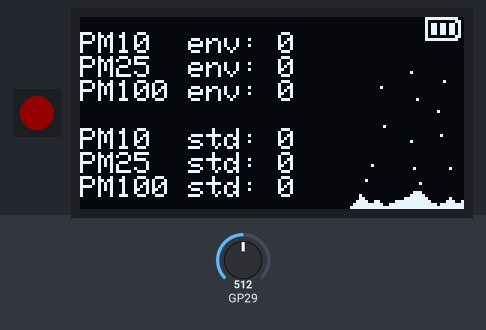
Bench run of a sketch on a simulated Raspberry Pi Pico. Parts: 1 RGB LEDs in strip order, left to right, 128×64 one-colour display. Inputs (shaded band) come from the test bench; at power-on: GP29 = 512 (analog values on the 0–1023 scale). Dim RGB values are drawn brighter than linear; what the sketch prints to the serial monitor is not drawn.

Above: at 2.8 s.
2.9 s: GP29 set to 264
5.9 s: GP29 set to 248
At 6.66 s:
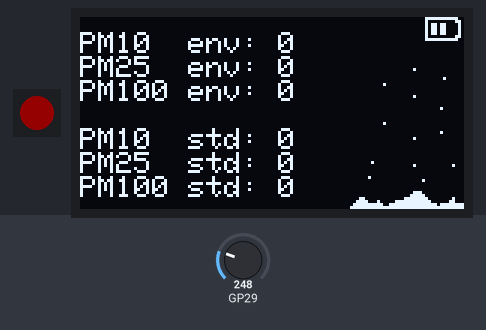
8.6 s: GP29 set to 145
At 9.06 s:
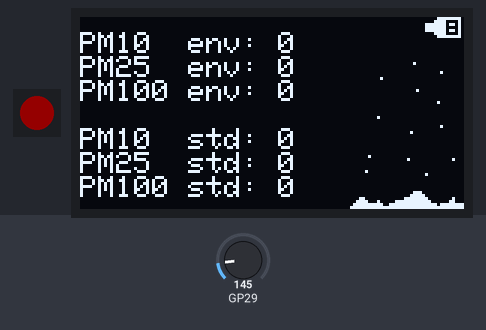
11.3 s: GP29 set to 169
At 11.77 s:
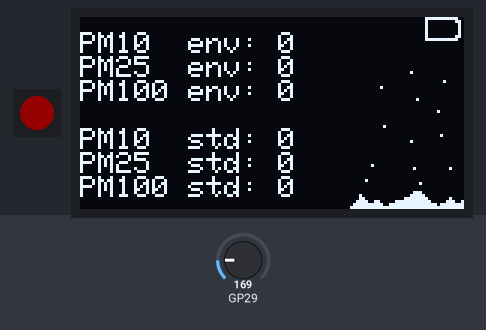
14.0 s: GP29 set to 122
At 14.78 s:
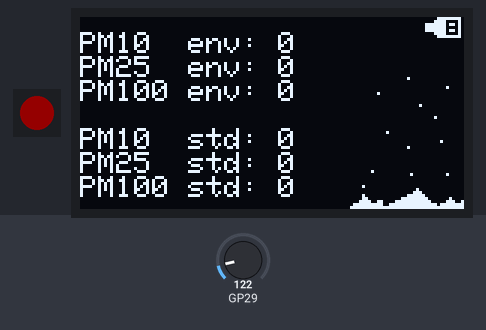
Timing chart, 0 to 17.0 s (numbered marks = the images above; inputs shaded):
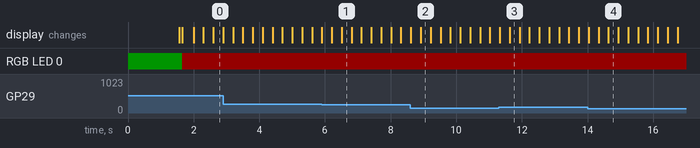

Measured:
- the behaviour switches between 249 and 248 on GP29 (found by bisection; images 0 and 1)
- the behaviour switches between 155 and 156 on GP29 (found by bisection; images 2 and 3)
- after the input at 5.9 s, the display: first differs from a run without the input after 0.31 s (image 1 shows a later state)
- after the input at 8.6 s, the display: first differs from a run without the input after 0.32 s (image 2)
- after the input at 11.3 s, the display: first differs from a run without the input after 0.33 s (image 3)
- after the input at 14.0 s, the display: first differs from a run without the input after 0.34 s (image 4 shows a later state)

The sketch:

DustSensor.ino
```cpp
#include <Adafruit_NeoPixel.h>
#include <Adafruit_SSD1306.h>
#include <Wire.h>
#include "Animations.h"

#define PIN 16
#define NUMPIXELS 1
Adafruit_NeoPixel pixels(NUMPIXELS, PIN, NEO_GRB + NEO_KHZ800);

#define SCREEN_WIDTH 128 // OLED display width, in pixels
#define SCREEN_HEIGHT 64 // OLED display height, in pixels
#define OLED_RESET     -1 // Reset pin # (or -1 if sharing Arduino reset pin)
#define SCREEN_ADDRESS 0x3C ///< See datasheet for Address; 0x3D for 128x64, 0x3C for 128x32
Adafruit_SSD1306 display(SCREEN_WIDTH, SCREEN_HEIGHT, &Wire, OLED_RESET);

long lastMillis_Animation;
long lastMillis_Data;
int actualAnimation = 0;
const int animationLength = 5;
boolean serialReceived = false;
int serialBuffer[32];
int sum = 0;
short serialPosition = 0;

void setup() {
  pixels.begin();
  pixels.setPixelColor(0, pixels.Color(0, 20, 0));
  pixels.show();
  Serial.begin(115200);
  Serial1.setRX(1);
  Serial1.setTX(0);
  Serial1.begin(9600);
  delay(1500);

  if(!display.begin(SSD1306_SWITCHCAPVCC, SCREEN_ADDRESS)) {
      Serial.println(F("SSD1306 allocation failed"));
      for(;;); // Don't proceed, loop forever
  }

  display.clearDisplay();
  display.dim(true);        // Contrast set to 31 instead of 127.
  display.setTextSize(1);
  display.setTextColor(SSD1306_WHITE);
  display.setCursor(10, 0);
  display.println(F("Starting..."));
  display.display();
  delay(100);

  analogReadResolution(12);
  pixels.setPixelColor(0, pixels.Color(20, 0, 0));
  pixels.show();
  lastMillis_Animation = lastMillis_Data = millis();
  Serial.print(F("\nDust sensor init"));
  multicore_reset_core1();
  multicore_launch_core1(main2);
}

// Struct for PMS5003 sensor data
struct pms5003data {
  uint16_t framelen;
  uint16_t pm10_estandar, pm25_estandar, pm100_estandar;
  uint16_t pm10_env, pm25_env, pm100_env;
  uint16_t particulas_03um, particulas_05um, particulas_10um, particulas_25um, particulas_50um, particulas_100um;
  uint16_t unused;
  uint16_t checksum;
};

struct pms5003data data;
struct pms5003data oldData;
void readPMSdata() {
  if (Serial1.available() > 0) {
    int charReaded = Serial1.read();
    //Check for first byte of the message
    if(!serialReceived && charReaded == 66){
        serialReceived = true;
        serialBuffer[0] = charReaded;
        serialPosition = 1;
    } else if(serialReceived && serialPosition < 32){   // Get the full 32 bytes message
        serialBuffer[serialPosition++] = charReaded;
    } else if(serialReceived && serialPosition == 32){  // Transform the buffer to object
        // Calculate checksum
        for (uint8_t i = 0; i < 30; i++) {
          sum += serialBuffer[i];
        }
        //Swap (Big-endian).
        uint16_t buffer_u16[15];
        for (uint8_t i = 0; i < 15; i++) {
            buffer_u16[i] = serialBuffer[2 + i * 2 + 1];
            buffer_u16[i] += (serialBuffer[2 + i * 2] << 8);
        }
        memcpy((void *)&oldData, (void *)&data, 30);    // Copy the last data for checksum fail
        memcpy((void *)&data, (void *)buffer_u16, 30);  // Copy the data to the struct
        if(sum != data.checksum){                       // If checksumm fail, restore old data
            memcpy((void *)&data, (void *)&oldData, 30);
        }
        serialReceived = false;                         // Reset flag to read next package
        sum = 0;
    }
  }
}

void loop() {
  // Read sensor
  readPMSdata();
  // Send data every 5 second
  if (millis() - lastMillis_Data > 5000) {
    lastMillis_Data = millis();
    Serial.print(F("\n\nUnidades de Concentración (estándar)"));
    Serial.print(F("\nPM 1.0: ")); Serial.print(data.pm10_estandar);
    Serial.print(F("\nPM 2.5: ")); Serial.print(data.pm25_estandar);
    Serial.print(F("\nPM 10: ")); Serial.print(data.pm100_estandar);

    Serial.print(F("\nUnidades de Concentración (ambiental)"));
    Serial.print(F("\nPM 1.0: ")); Serial.print(data.pm10_env);
    Serial.print(F("\nPM 2.5: ")); Serial.print(data.pm25_env);
    Serial.print(F("\nPM 10: ")); Serial.print(data.pm100_env);

    Serial.print(F("\nParticulas > 0.3um   / 0.1L aire:")); Serial.print(data.particulas_03um);
    Serial.print(F("\nParticulas > 0.5um   / 0.1L aire:")); Serial.print(data.particulas_05um);
    Serial.print(F("\nParticulas > 1.0um   / 0.1L aire:")); Serial.print(data.particulas_10um);
    Serial.print(F("\nParticulas > 2.5um   / 0.1L aire:")); Serial.print(data.particulas_25um);
    Serial.print(F("\nParticulas > 5.0um   / 0.1L aire:")); Serial.print(data.particulas_50um);
    Serial.print(F("\nParticulas > 10.0 um / 0.1L aire:")); Serial.print(data.particulas_100um);
    if (data.pm25_estandar < 12) {
      Serial.print(F("\nPM 2.5 Calidad Buena"));
      pixels.setPixelColor(0, pixels.Color(20, 0, 0));
      pixels.show();
    }
    if (data.pm25_estandar >= 12 && data.pm25_estandar < 35) {
      Serial.print(F("\nPM 2.5 Calidad Moderada"));
      pixels.setPixelColor(0, pixels.Color(20, 20, 0));
      pixels.show();
    }
    if (data.pm25_estandar >= 35 && data.pm25_estandar < 55) {
      Serial.print(F("\nPM 2.5 Calidad Mala"));
      pixels.setPixelColor(0, pixels.Color(0, 20, 0));
      pixels.show();
    }
    if (data.pm25_estandar >= 55 && data.pm25_estandar < 150) {
      Serial.print(F("\nPM 2.5 Calidad Muy mala"));
      pixels.setPixelColor(0, pixels.Color(0, 20, 0));
      pixels.show();
    }
    if (data.pm100_estandar < 55) {
      Serial.print(F("\nPM 10.0 Calidad Buena"));
      pixels.setPixelColor(0, pixels.Color(20, 0, 0));
      pixels.show();
    }
    if (data.pm100_estandar >= 55 && data.pm100_estandar < 155) {
      Serial.print(F("\nPM 10.0 Calidad Moderada"));
      pixels.setPixelColor(0, pixels.Color(20, 20, 0));
      pixels.show();
    }
    if (data.pm100_estandar >= 155 && data.pm100_estandar < 255) {
      Serial.print(F("\nPM 10.0 Calidad Mala"));
      pixels.setPixelColor(0, pixels.Color(0, 20, 0));
      pixels.show();
    }
    if (data.pm100_estandar >= 255 && data.pm100_estandar < 355) {
      Serial.print(F("\nPM 10.0 Calidad Muy mala"));
      pixels.setPixelColor(0, pixels.Color(0, 20, 0));
      pixels.show();
    }
  }
}

void main2() {
    setup2();
    while (1) {
        loop2();
    }
}

void setup2() {

  }

void loop2() {
    // Update oled every 300ms
    if(millis() - lastMillis_Animation > 300){
      lastMillis_Animation = millis();
      display.clearDisplay();
      display.setTextSize(1); // Draw 2X-scale text
      display.setTextColor(SSD1306_WHITE);
      display.setCursor(0, 5);

      display.print(F("PM10  env: ")); display.println(data.pm10_env);
      display.print(F("PM25  env: ")); display.println(data.pm25_env);
      display.print(F("PM100 env: ")); display.println(data.pm100_env);
      display.println(F(""));
      display.print(F("PM10  std: ")); display.println(data.pm10_estandar);
      display.print(F("PM25  std: ")); display.println(data.pm25_estandar);
      display.print(F("PM100 std: ")); display.println(data.pm100_estandar);

      display.drawBitmap(128-13, 0, bat_array[voltageToPercent(readBatt())], 12, 8, WHITE);
      display.drawBitmap(128-38, 64-56, animation[actualAnimation], 38, 56, WHITE);
      actualAnimation++;
      if(actualAnimation > animationLength){
        actualAnimation = 0;
      }

      display.display();
    }
  }

float readBatt(){
  int pinValue = analogRead(29);
  // Convert the raw data value (0 - 4095) to voltage (0.0V - 3.3V)
  return pinValue * (3.3 / 4096.0);
}

int voltageToPercent(float v){
  if (v > 0.80)
    return 3;
  else if (v > 0.78)
    return 2;
  else if (v > 0.76)
    return 1;
  else if (v > 0.73)
    return 0;
  else if (v < 0.5)
    return 4;
  else
    return 0;
}
```

Source omitted: Animations.h (data table, 11869 bytes)
